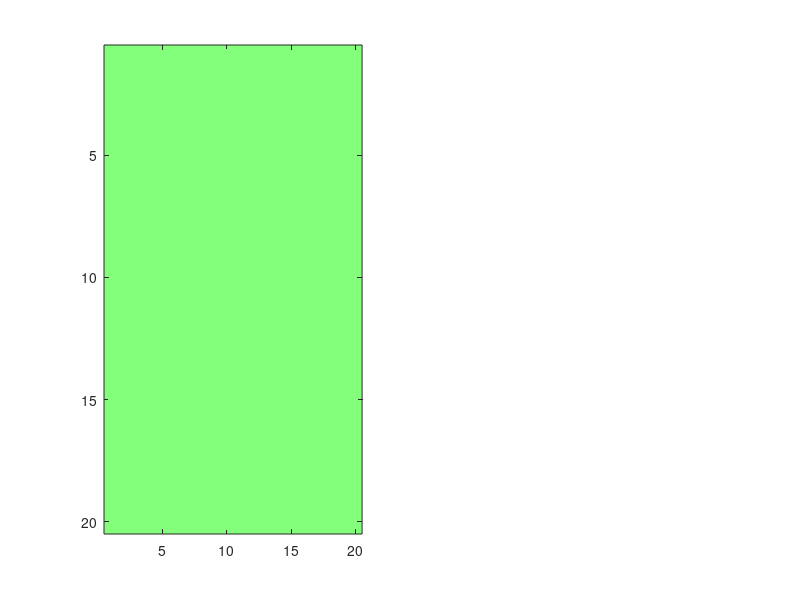

Write MATLAB code to recreate this figure. (Note: this script raises an error after producing the figure.)
%% Epoch Analysis
% The epoch analysis compares PSI values during the LED presentation and
% the testTone presentation 
% [OnlyPrior = informative cues and testtone; OnlyPretone = noninformative
% LED/pretones and then testTone]. I made two separate documents for each 

%% Step 3: Organize PSI values by channel pair. 

Condition         = 'OnlyPrior';                                                 % Options: 'OnlyPrior' or 'OnlyPretone' or 'Both'
Frequency_Band    = 'theta';
SNR               = [-11/6, -5/3, 5/3, 11/6, -1.5000, -1.2500, 1.2500, 1.5000];  % Options: any combination of  -11/6, -5/3, -1.5000, -1.2500, 0, 1.2500, 1.5000, 5/3, 11/6; 
animals           = {'MrCassius'};                     % Options: 'MrCassius' and/or 'MrM'
rootdir           = 'C:\Users\Corey Roach\Documents\00_DATA\2025_09_09_PSI_Epoch_Analysis_OnlyPrior';                                 
sessions          = dir(fullfile(rootdir, '19*'));

% Define the PFC and AC channel labels and generate temporary grids

channels               = arrayfun(@(x) sprintf('ch%02d', x), 3:22, 'UniformOutput', false);
preCueOnset_PSI_grid   = cell(20, 20); 
testToneOnset_PSI_grid = cell(20, 20);

%% Loop through all sessions and sort PSI values by channel-pair 

for i = 1:length(sessions)

    RecDate = sessions(i).name;

    for j = 1:length(animals)
        Animal = animals{j};
        session_path = fullfile(rootdir, RecDate, Animal);

        if exist(session_path, 'dir') % Check if the directory exists
            preCue_file   = dir(fullfile(session_path, ['*', 'preCueOnset_' Frequency_Band '*PSI_data.mat']));
            testTone_file = dir(fullfile(session_path, ['*', 'testToneOnset_' Frequency_Band '*PSI_data.mat']));

            if ~isempty(preCue_file)
                fprintf('Processing session %s:\n', RecDate);
            else
                continue;
            end

      for k = 1:length(preCue_file)

        preCue_filename   = preCue_file(k).name;
        testTone_filename = testTone_file(k).name;

        temp_preCue_dir   = fullfile(session_path, preCue_filename);
        temp_testTone_dir = fullfile(session_path, testTone_filename);

        % Load the .mat file safely
         load(temp_preCue_dir,'PSI_preCueOnset' );
         load(temp_testTone_dir,'PSI_testToneOnset');

        preCue_Matrix     = PSI_preCueOnset.psispctrm; 
        preCue_labels     = PSI_preCueOnset.labelcmb;         
        testTone_Matrix   = PSI_testToneOnset.psispctrm; 
        testTone_labels   = PSI_testToneOnset.labelcmb;       

      end    

           % Populate preCueOnset_PSI_grid with data 

           for rowIdx_1 = 1:size(preCue_Matrix, 1)

            % Extract channel pair from label
            pfcLabel = preCue_labels{rowIdx_1, 1};  % First column: PFC label (e.g., 'D1_PFC_ch05')
            acLabel  = preCue_labels{rowIdx_1, 2};  % Second column: AC label (e.g., 'D3_AC_ch04')

            % Remove the 'D' component and isolate the channel labels
            pfcChannel = regexp(pfcLabel, 'PFC_ch\d+', 'match', 'once');  % Extract PFC channel
            acChannel  = regexp(acLabel, 'AC_ch\d+', 'match', 'once');    % Extract AC channel

            % Find indices in the grid
            pfcIdx = find(strcmp(channels, strrep(pfcChannel, 'PFC_', '')));
            acIdx  = find(strcmp(channels,  strrep(acChannel, 'AC_', '')));

                % Assign the data row to the grid position
                if ~isempty(pfcIdx) && ~isempty(acIdx)
                    if isempty(preCueOnset_PSI_grid{pfcIdx, acIdx})
                    % Initialize the cell with the first row of data
                    preCueOnset_PSI_grid{pfcIdx, acIdx} = preCue_Matrix(rowIdx_1, :);
                    else
                    % Append the new row of data to the existing data
                    preCueOnset_PSI_grid{pfcIdx, acIdx} = [preCueOnset_PSI_grid{pfcIdx, acIdx}; preCue_Matrix(rowIdx_1, :)];
                    end

                end
           end

           % Populate testToneOnset_PSI_grid with data 

           for rowIdx_2 = 1:size(testTone_Matrix, 1)

            % Extract channel pair from label
            pfcLabel = testTone_labels{rowIdx_2, 1};  % First column: PFC label (e.g., 'D1_PFC_ch05')
            acLabel  = testTone_labels{rowIdx_2, 2};  % Second column: AC label (e.g., 'D3_AC_ch04')

            % Remove the 'D' component and isolate the channel labels
            pfcChannel = regexp(pfcLabel, 'PFC_ch\d+', 'match', 'once'); % Extract PFC channel
            acChannel  = regexp(acLabel, 'AC_ch\d+', 'match', 'once');    % Extract AC channel

            % Find indices in the grid
            pfcIdx = find(strcmp(channels, strrep(pfcChannel, 'PFC_', '')));
            acIdx  = find(strcmp(channels, strrep(acChannel, 'AC_', '')));

                % Assign the data row to the grid position
                if ~isempty(pfcIdx) && ~isempty(acIdx)
                    if isempty(testToneOnset_PSI_grid{pfcIdx, acIdx})
                    % Initialize the cell with the first row of data
                    testToneOnset_PSI_grid{pfcIdx, acIdx} = testTone_Matrix(rowIdx_2, :);
                    else
                    % Append the new row of data to the existing data
                    testToneOnset_PSI_grid{pfcIdx, acIdx} = [testToneOnset_PSI_grid{pfcIdx, acIdx}; testTone_Matrix(rowIdx_2, :)];
                    end                 
                end
           end

         end
     end
end

%% Average selected bands to output a single PSI value per channel pair (preCueOnset)


if strcmp(Frequency_Band,'theta') == 1
% Define the range of columns to average
columnRange = 5:8;

% Initialize a new grid to store the averaged values
preCue_averagedGrid = nan(20, 20); % Use NaN to handle empty grid positions

% Loop through each position in the grid
for pfcIdx = 1:20
    for acIdx = 1:20
        % Check if the grid position contains data
        if ~isempty(preCueOnset_PSI_grid{pfcIdx, acIdx})
            % Extract the data matrix for the current position
            dataposition = preCueOnset_PSI_grid{pfcIdx, acIdx};

            % Compute the average of the selected columns
            columnAverage = mean(dataposition(:, columnRange), 'all', 'omitnan');

            % Store the average in the new grid
            preCue_averagedGrid(pfcIdx, acIdx) = columnAverage;
        end
    end
end
end


if strcmp(Frequency_Band,'beta') == 1
% Define the range of columns to average
columnRange = 15:30;

% Initialize a new grid to store the averaged values
preCue_averagedGrid = nan(20, 20); % Use NaN to handle empty grid positions

% Loop through each position in the grid
for pfcIdx = 1:20
    for acIdx = 1:20
        % Check if the grid position contains data
        if ~isempty(preCueOnset_PSI_grid{pfcIdx, acIdx})
            % Extract the data matrix for the current position
            dataposition = preCueOnset_PSI_grid{pfcIdx, acIdx};

            % Compute the average of the selected columns
            columnAverage = mean(dataposition(:, columnRange), 'all', 'omitnan');

            % Store the average in the new grid
            preCue_averagedGrid(pfcIdx, acIdx) = columnAverage;
        end
    end
end
end


%% Average selected bands to output a single PSI value per channel pair (testToneOnset)

if strcmp(Frequency_Band,'theta') == 1
% Define the range of columns to average
columnRange = 5:8;

% Initialize a new grid to store the averaged values
testTone_averagedGrid = nan(20, 20); % Use NaN to handle empty grid positions

% Loop through each position in the grid
for pfcIdx = 1:20
    for acIdx = 1:20
        % Check if the grid position contains data
        if ~isempty(testToneOnset_PSI_grid{pfcIdx, acIdx})
            % Extract the data matrix for the current position
            dataposition = testToneOnset_PSI_grid{pfcIdx, acIdx};

            % Compute the average of the selected columns
            columnAverage = mean(dataposition(:, columnRange), 'all', 'omitnan');

            % Store the average in the new grid
            testTone_averagedGrid(pfcIdx, acIdx) = columnAverage;
        end
    end
end
end


if strcmp(Frequency_Band,'beta') == 1
% Define the range of columns to average
columnRange = 15:30;

% Initialize a new grid to store the averaged values
testTone_averagedGrid = nan(20, 20); % Use NaN to handle empty grid positions

% Loop through each position in the grid
for pfcIdx = 1:20
    for acIdx = 1:20
        % Check if the grid position contains data
        if ~isempty(testToneOnset_PSI_grid{pfcIdx, acIdx})
            % Extract the data matrix for the current position
            dataposition = testToneOnset_PSI_grid{pfcIdx, acIdx};

            % Compute the average of the selected columns
            columnAverage = mean(dataposition(:, columnRange), 'all', 'omitnan');

            % Store the average in the new grid
            testTone_averagedGrid(pfcIdx, acIdx) = columnAverage;
        end
    end
end
end

%% Plot average PSI 

% Replace NaNs with zero
preCue_averagedGrid(isnan(preCue_averagedGrid)) = 0;
testTone_averagedGrid(isnan(testTone_averagedGrid)) = 0;

% Determine the global color range
globalMin = -0.02;
globalMax = 0.02;

% Clamp values to the global color range
averagedGrid_1_clamped = max(globalMin, min(globalMax, preCue_averagedGrid));
averagedGrid_2_clamped = max(globalMin, min(globalMax, testTone_averagedGrid));

% Plot the first heatmap
figure(1);
subplot(1, 2, 1);
imagesc(averagedGrid_1_clamped);
colormap(jet(256)); % 256 instead of default 64
clim([globalMin, globalMax]);

% Colorbar formatting
cb1 = colorbar;
ylabel(cb1, 'PSI Value', 'FontSize', 16, 'FontName', 'Arial', 'FontWeight', 'bold');
cb1.Label.Rotation = 270;

% Axes labels
xlabel('AC Channels', 'FontSize', 16, 'FontName', 'Arial', 'FontWeight', 'bold');
ylabel('PFC Channels', 'FontSize', 16, 'FontName', 'Arial', 'FontWeight', 'bold');

% Tick marks and labels (simplified 1:20)
xticks(1:20);
yticks(1:20);
xticklabels(1:20);
yticklabels(1:20);

% Set font for axes ticks
set(gca, 'FontName', 'Arial', 'FontSize', 16, 'FontWeight', 'bold');

axis square;

% Plot the second heatmap
subplot(1, 2, 2);
imagesc(averagedGrid_2_clamped);
colormap(jet(256));
clim([globalMin, globalMax]);

% Colorbar formatting
cb2 = colorbar;
ylabel(cb2, 'PSI Value', 'FontSize', 16, 'FontName', 'Arial', 'FontWeight', 'bold');
cb2.Label.Rotation = 270;

% Axes labels
xlabel('AC Channels', 'FontSize', 16, 'FontName', 'Arial', 'FontWeight', 'bold');
ylabel('PFC Channels', 'FontSize', 16, 'FontName', 'Arial', 'FontWeight', 'bold');

% Tick marks and labels (simplified 1:20)
xticks(1:20);
yticks(1:20);
xticklabels(1:20);
yticklabels(1:20);

% Set font for axes ticks
set(gca, 'FontName', 'Arial', 'FontSize', 16, 'FontWeight', 'bold');

axis square;


%% Step 9: Plot with Means + 95% CI, Legend, and High-Resolution Export

abs_preCue = abs(preCue_averagedGrid);
abs_testTone = abs(testTone_averagedGrid);

% Mask out zeros (placeholder values)
mask_nonzero_pre = preCue_averagedGrid ~= 0;
mask_nonzero_test = testTone_averagedGrid ~= 0;

% Extract directional values
PFC_2_AC_pre     = abs_preCue(mask_nonzero_pre & preCue_averagedGrid > 0);
AC_2_PFC_pre     = abs_preCue(mask_nonzero_pre & preCue_averagedGrid < 0);
PFC_2_AC_test    = abs_testTone(mask_nonzero_test & testTone_averagedGrid > 0);
AC_2_PFC_test    = abs_testTone(mask_nonzero_test & testTone_averagedGrid < 0);

figure('Color', 'w', 'Units', 'inches', 'Position', [1, 1, 11, 8.5]); hold on;

group_data = {PFC_2_AC_pre, AC_2_PFC_pre, PFC_2_AC_test, AC_2_PFC_test};
means = cellfun(@mean, group_data);
SEMs  = cellfun(@(x) std(x)/sqrt(length(x)), group_data);
CIs   = SEMs * 1.96;  % 95% CI

bar_colors = [222 30 38; 71 133 197; 222 30 38; 71 133 197]/255;

% Bar plot
for i = 1:4
    b = bar(i, means(i), 'FaceColor', bar_colors(i,:), 'EdgeColor', 'none');
    hold on;
end

% Add CI error bars
errorbar(1:4, means, CIs, 'k.', 'LineWidth', 1.5);

% Format axes
set(gca, 'XTick', [1.5 3.5], ...
         'XTickLabel', {'LED','Target Tone'}, ...
         'FontSize', 16, 'FontName', 'Arial', 'FontWeight', 'bold', ...
         'YGrid', 'off');
ylabel('Mean |PSI Value|', 'FontSize', 16, 'FontName', 'Arial', 'FontWeight', 'bold');

% Format y-axis ticks (no scientific notation)
ax = gca;
ax.YAxis.Exponent = 0;
ax.YAxis.TickLabelFormat = '%.3f';

% Add legend in top-left corner (no box)
legend({'PFC→AC', 'AC→PFC'}, ...
       'Location', 'northwest', ...
       'FontSize', 14, ...
       'FontName', 'Arial', ...
       'Box', 'off');


box off
axis tight

% Optional: Export high-DPI image
exportgraphics(gcf, 'PSI_BarPlot_Labeled_HighRes.png', 'Resolution', 600);


%% Step 10: Nonparametric 2×2 ANOVA on Ranked PSI Values

PSI_values = [PFC_2_AC_pre(:); AC_2_PFC_pre(:); PFC_2_AC_test(:); AC_2_PFC_test(:)];
Epoch      = [repmat({'PreCue'}, numel(PFC_2_AC_pre) + numel(AC_2_PFC_pre), 1);
              repmat({'TestTone'}, numel(PFC_2_AC_test) + numel(AC_2_PFC_test), 1)];
Direction  = [repmat({'PFC→AC'}, numel(PFC_2_AC_pre), 1);
              repmat({'AC→PFC'}, numel(AC_2_PFC_pre), 1);
              repmat({'PFC→AC'}, numel(PFC_2_AC_test), 1);
              repmat({'AC→PFC'}, numel(AC_2_PFC_test), 1)];

ranked_PSI = tiedrank(PSI_values);

[p, tbl, stats, terms] = anovan(ranked_PSI, ...
                                {Epoch, Direction}, ...
                                'model', 2, ...
                                'varnames', {'Epoch','Direction'}, ...
                                'display', 'on');

anova_table = cell2table(tbl(2:end,:), 'VariableNames', tbl(1,:));
disp(anova_table);

%% Step 11: Follow-up Pairwise Rank-Sum Tests

% ----- Claim 1: PreCue > TestTone (all directions combined) -----
PreCue_all   = [PFC_2_AC_pre(:); AC_2_PFC_pre(:)];
TestTone_all = [PFC_2_AC_test(:); AC_2_PFC_test(:)];
[p_epoch, ~, stats_epoch] = ranksum(PreCue_all, TestTone_all);
fprintf('\nClaim 1 — PreCue vs TestTone:\n');
fprintf('p = %.4f, Z = %.2f, n1 = %d, n2 = %d\n', ...
    p_epoch, stats_epoch.zval, numel(PreCue_all), numel(TestTone_all));

% ----- Claim 2: Directional difference within TestTone -----
[p_testtone_dir, ~, stats_testtone_dir] = ranksum(PFC_2_AC_test, AC_2_PFC_test);
fprintf('\nClaim 2 — TestTone: PFC→AC vs AC→PFC:\n');
fprintf('p = %.4f, Z = %.2f, n1 = %d, n2 = %d\n', ...
    p_testtone_dir, stats_testtone_dir.zval, ...
    numel(PFC_2_AC_test), numel(AC_2_PFC_test));

% ----- Claim 3: Directional difference within PreCue -----
[p_precue_dir, ~, stats_precue_dir] = ranksum(PFC_2_AC_pre, AC_2_PFC_pre);
fprintf('\nClaim 3 — PreCue: PFC→AC vs AC→PFC:\n');
fprintf('p = %.4f, Z = %.2f, n1 = %d, n2 = %d\n', ...
    p_precue_dir, stats_precue_dir.zval, ...
    numel(PFC_2_AC_pre), numel(AC_2_PFC_pre));



%% All data point statistics

% Initialize an empty array to store all trials
% preCue_all_trials = [];
% 
% % Iterate through each cell in preCueOnset_PSI_grid
% for i = 1:numel(preCueOnset_PSI_grid)
%     % Concatenate the trials from the current cell
%     preCue_all_trials = [preCue_all_trials; preCueOnset_PSI_grid{i}];
% end
% 
% % Initialize an empty array to store all trials
% testTone_all_trials = [];
% 
% % Iterate through each cell in testToneOnset_PSI_grid
% for b = 1:numel(testToneOnset_PSI_grid)
%     % Concatenate the trials from the current cell
%     testTone_all_trials = [testTone_all_trials; testToneOnset_PSI_grid{i}];
% end


% Band-wise collect all values for each channel pair, and collapse into column

% if strcmp(Frequency_Band,'theta') == 1
% 
% % Extract columns 5 to 8 and reshape into a single column
% preCue_theta = preCue_all_trials(:, 5:8);
% preCue_theta = preCue_theta(:);
% 
% testTone_theta = testTone_all_trials(:, 5:8);
% testTone_theta = testTone_theta(:);
% 
% preCue_PFC_2_AC = preCue_theta(preCue_theta > 0);
% preCue_AC_2_PFC = preCue_theta(preCue_theta < 0);
% 
% testTone_PFC_2_AC = testTone_theta(testTone_theta > 0);
% testTone_AC_2_PFC = testTone_theta(testTone_theta < 0);
% 
% end

% %% plotting histogram 
% 
% %[~, bins] = hist([preCue_PFC_2_AC; abs(preCue_AC_2_PFC); testTone_PFC_2_AC; abs(testTone_AC_2_PFC)], 100);
% load('C:\Users\Corey Roach\Documents\00_DATA\bins.mat')
% 
% % Compute histograms for each dataset
% posCounts_1 = hist(preCue_PFC_2_AC, bins);
% negCounts_1 = hist(abs(preCue_AC_2_PFC), bins);
% posCounts_2 = hist(testTone_PFC_2_AC, bins);
% negCounts_2 = hist(abs(testTone_AC_2_PFC), bins);
% 
% % Normalize counts to percentages
% posCounts_1 = posCounts_1 / sum(posCounts_1) * 100;
% negCounts_1 = negCounts_1 / sum(negCounts_1) * 100;
% posCounts_2 = posCounts_2 / sum(posCounts_2) * 100;
% negCounts_2 = negCounts_2 / sum(negCounts_2) * 100;
% 
% % Plot histograms
% 
% figure(2);
% 
% hold on;
% % Condition 1: Red (Positive) & Soft Red (Negative)
% bar(bins,   posCounts_1,   'FaceColor', [1, 0.6, 0.6], 'FaceAlpha', 0.5,'EdgeColor', 'k', 'BarWidth', 1);  % Soft Red with black edges;                    % Red with black edges
% bar(-bins,  -negCounts_1,  'FaceColor', [0.6, 0.6, 1], 'FaceAlpha', 0.5, 'EdgeColor', 'k', 'BarWidth', 1); % Soft Blue with black edges
% 
% 
% % Labels and Legend
% xlabel('PSI Value');
% ylabel('Proportion of Sites');
% % xlim([-.15 .15])
% axis([-.03 .03 -100 100]) 
% leg = legend({'Top-down  Direction', 'Bottom-up Direction'}, 'Location', 'SouthEast');
% set(leg, 'FontSize', 12); % Reduce legend font size
% 
% % Improve aesthetics
% set(gca, 'FontSize', 18, 'LineWidth', 1.5); % Keep axis font size at 18
% box on;
% hold off;
% 
% figure(3)
% 
% hold on 
% bar(bins,   posCounts_2,   'FaceColor', [1, 0.6, 0.6], 'FaceAlpha', 0.5,'EdgeColor', 'k', 'BarWidth', 1);  % Soft Red with black edges;                    % Red with black edges
% bar(-bins,  -negCounts_2,  'FaceColor', [0.6, 0.6, 1], 'FaceAlpha', 0.5, 'EdgeColor', 'k', 'BarWidth', 1); % Soft Blue with black edges
% 
% % Labels and Legend
% xlabel('PSI Value', 'FontSize', 18);
% ylabel('Proportion of Sites', 'FontSize', 18);
% axis([-.03 .03 -100 100]) 
% 
% % Set legend and adjust its font size
% leg = legend({'Top-down  Direction', 'Bottom-up Direction'}, 'Location', 'SouthEast');
% set(leg, 'FontSize', 12); % Reduce legend font size
% 
% % Improve aesthetics
% set(gca, 'FontSize', 18, 'LineWidth', 1.5); % Keep axis font size at 18
% box on;
% hold off;

% %% this runs a statistical test on all values significant values n = > 1000 versus the test of the average where n = number of channel pairs {DO NOT DELETE, maybe useful}
% 
% % Assume these four variables are already column vectors of theta-band PSI
% % preCue_PFC_2_AC, preCue_AC_2_PFC, testTone_PFC_2_AC, testTone_AC_2_PFC
% 
% % Take absolute values
% preCue_PFC_2_AC_abs   = abs(preCue_PFC_2_AC);
% preCue_AC_2_PFC_abs   = abs(preCue_AC_2_PFC);
% testTone_PFC_2_AC_abs = abs(testTone_PFC_2_AC);
% testTone_AC_2_PFC_abs = abs(testTone_AC_2_PFC);
% 
% % Combine data into a single vector
% allData = [preCue_PFC_2_AC_abs; preCue_AC_2_PFC_abs; ...
%            testTone_PFC_2_AC_abs; testTone_AC_2_PFC_abs];
% 
% % Create grouping variable
% group = [repmat({'preCue PFC→AC'}, length(preCue_PFC_2_AC_abs), 1);
%          repmat({'preCue AC→PFC'}, length(preCue_AC_2_PFC_abs), 1);
%          repmat({'testTone PFC→AC'}, length(testTone_PFC_2_AC_abs), 1);
%          repmat({'testTone AC→PFC'}, length(testTone_AC_2_PFC_abs), 1)];
% 
% % --- Run one-way ANOVA ---
% [p,tbl,stats] = anova1(allData, group, 'off'); % 'off' suppresses default figure
% disp('One-way ANOVA results:');
% disp(tbl);
% 
% % Post-hoc multiple comparisons (Tukey-Kramer)
% c = multcompare(stats, 'CType','tukey-kramer');
% disp('Post-hoc comparisons (Tukey-Kramer):');
% disp(c);
% 
% % --- Compute means and 95% confidence intervals ---
% dataVars = {preCue_PFC_2_AC_abs, preCue_AC_2_PFC_abs, ...
%             testTone_PFC_2_AC_abs, testTone_AC_2_PFC_abs};
% 
% means = cellfun(@mean, dataVars);
% 
% % Compute 95% CI
% conf95 = @(x) 1.96 * std(x)/sqrt(length(x));
% ci95 = cellfun(conf95, dataVars);
% 
% % --- Plot fat bars with 95% CI, large square figure ---
% figure('Color','w','Units','inches','Position',[1 1 8 8],'PaperPositionMode','auto'); hold on;
% 
% barWidth = 0.8; % fat bars
% 
% % Assign colors: PFC→AC = red, AC→PFC = blue (RGB 0-255 scaled to 0-1)
% barColors = [222 30 38;    % red
%              71 133 197;   % blue
%              222 30 38;    % red
%              71 133 197]/255;
% 
% b = bar(1:4, means, barWidth, 'FaceColor','flat', 'EdgeColor','k', 'LineWidth',1.5);
% for k = 1:4
%     b.CData(k,:) = barColors(k,:);
% end
% 
% % Add 95% CI error bars
% errorbar(1:4, means, ci95, 'k', 'LineStyle','none', 'LineWidth',1.5, 'CapSize',16);
% 
% % Aesthetics
% set(gca, 'XTick', [1.5 3.5], ... % position labels between bars
%          'XTickLabel', {'LED','Target Tone'}, ...
%          'FontName','Arial', 'FontSize', 16, 'FontWeight','bold');
% 
% ylabel('Absolute Theta PSI', 'FontName','Arial','FontSize',16,'FontWeight','bold');
% 
% ylim([0 max(means+ci95)*1.15]);
% 
% 
% % Reduce whitespace
% ax = gca;
% ax.Position = [0.15 0.15 0.75 0.75]; % [left bottom width height]
% 
% %title('Absolute Theta-band PSI', 'FontSize',18,'FontWeight','bold','FontName','Arial');
% 
% % Make the figure scalable and high-resolution when saving
% set(gcf,'Renderer','painters');
